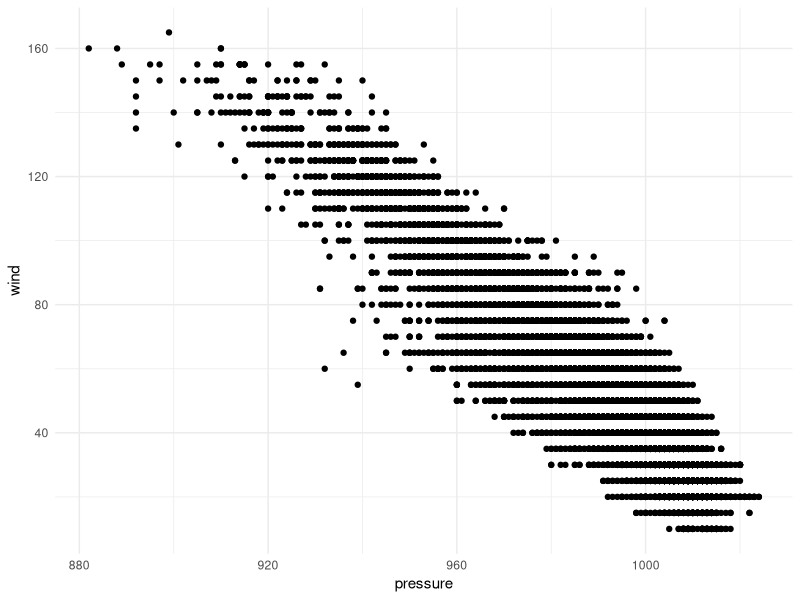
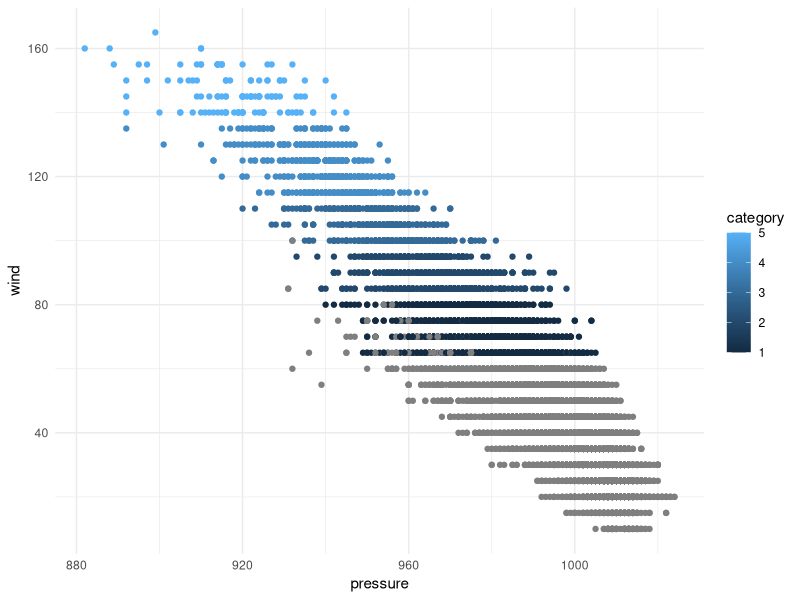
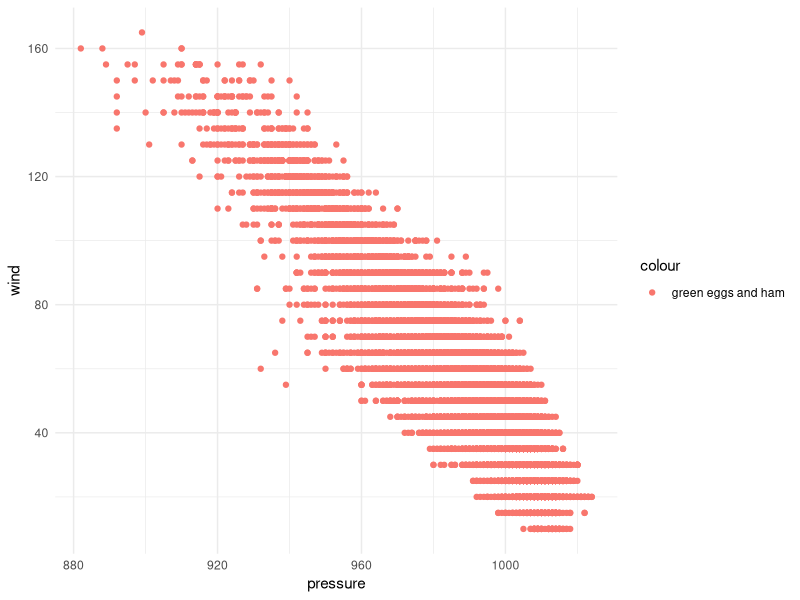
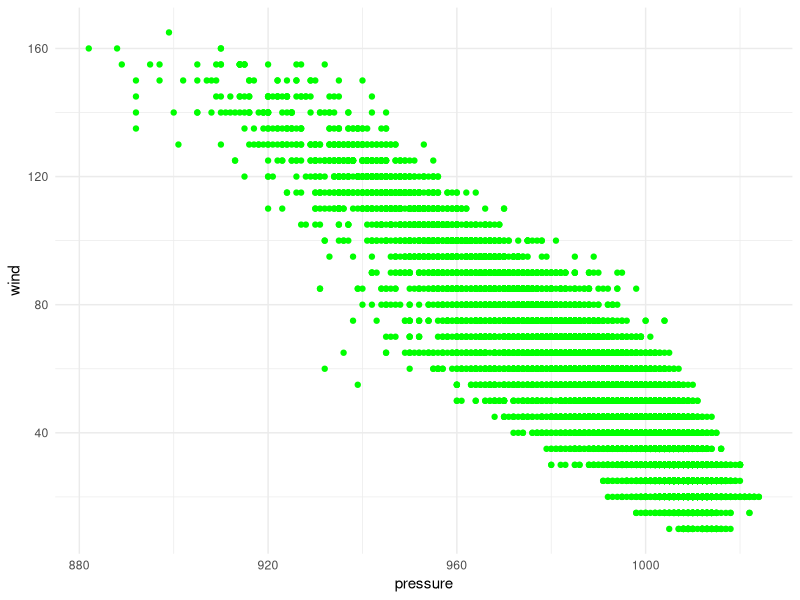
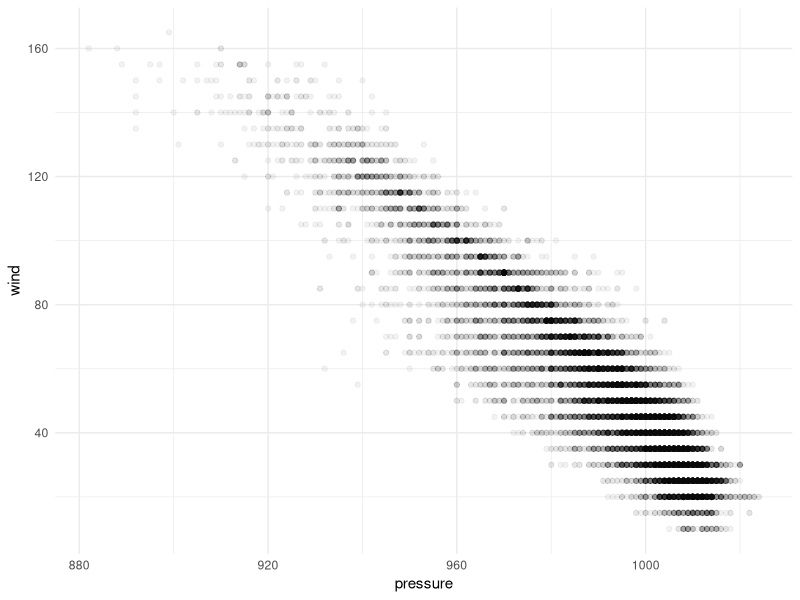
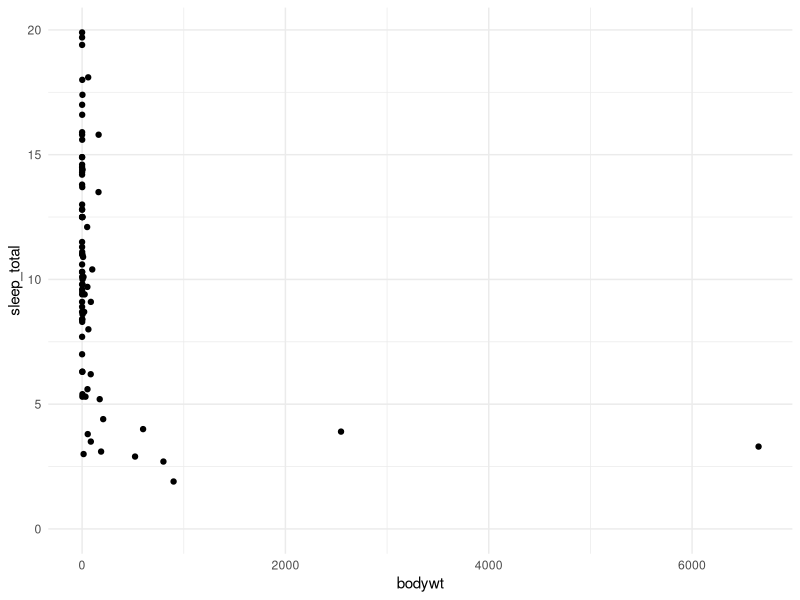
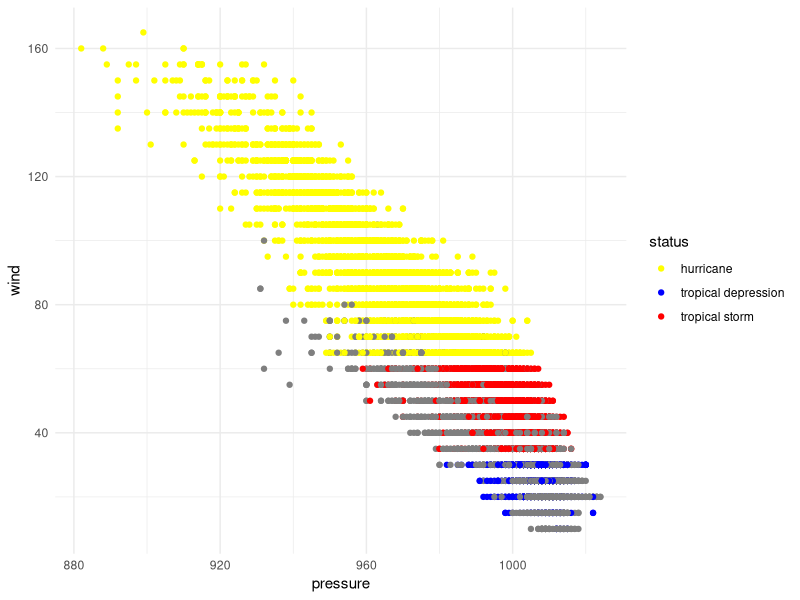
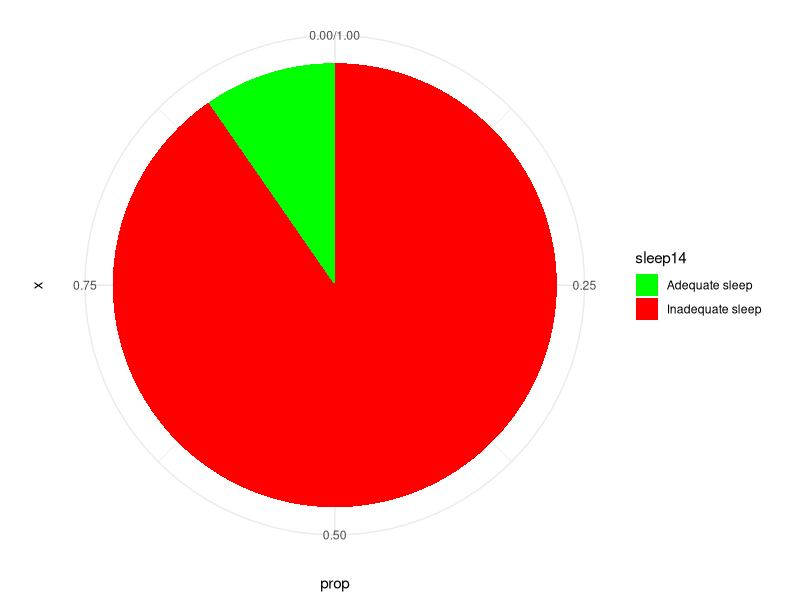

Source code (R) for these figures, in order:
## ---- chunk 1
library(tidyverse)
options(scipen = 999)

theme_set(theme_minimal())

## ---- chunk 2
# this is comment
ggplot(data = storms) + 
  geom_point(mapping = aes(x = pressure, y = wind))

## ---- chunk 3
# step 1
ggplot(data = storms) + 
  geom_point(mapping = aes(x = pressure, y = wind, color = category))

# step 2
ggplot(data = storms) + 
  geom_point(mapping = aes(x = pressure, y = wind, color = "green eggs and ham"))

# step 3
ggplot(data = storms) + 
  geom_point(mapping = aes(x = pressure, y = wind), color = "green")

# step 4
ggplot(data = storms) + 
  geom_point(mapping = aes(x = pressure, y = wind), alpha = 0.05)


## ---- chunk 4
options(scipen = 999)

ggplot(data = msleep) +
  geom_point(mapping = aes(x = bodywt, y = sleep_total)) +
  scale_y_continuous(limits = c(0, NA))
  

## ---- chunk 5
storms %>%
  ggplot() +
  geom_point(mapping = aes(x = pressure, y = wind, color = status)) +
  scale_color_manual(
    values = c(`hurricane` = "yellow", `tropical depression` = "blue", `tropical storm` = "red", `tornado` = "green")
  )


## ---- chunk 6
adequate_sleep <- msleep |>
  mutate(sleep14 = if_else(
    condition = sleep_total > 16, 
    true = "Adequate sleep", 
    false = "Inadequate sleep")
  ) |>
  count(sleep14) |>
  mutate(prop = n / sum(n))

ggplot(data = adequate_sleep, aes(x = "", y = prop, fill = sleep14)) +
  geom_col() +
  coord_polar(theta = "y") +
  scale_fill_manual(values = c("Adequate sleep" = "green", "Inadequate sleep" = "red"))

## ---- chunk 7
ggplot(data = storms) +
  geom_point(mapping = aes(x = pressure, y = wind)) +
  facet_wrap(~ month)

storms %>%
  filter(year %in% c(1985, 2003)) %>%
  filter(month %in% c(6, 7, 8)) %>%
  ggplot() +
  geom_point(mapping = aes(x = pressure, y = wind, color = status)) +
  facet_grid(year ~ month)

## ---- chunk 8
ggplot(data = storms) +
  geom_bar(mapping = aes(x = category))

count(storms, category) %>%
  ggplot() +
  geom_col(mapping = aes(x = category, y = n))


count(storms, category) %>%
  ggplot() +
  geom_col(mapping = aes(x = category, y = n))



## ---- chunk 9
ggplot(storms) +
  geom_bar(mapping = aes(x = category)) +
  theme_minimal()

## ---- chunk 10
storms %>%  
  filter(category > 0) %>%
  distinct(name, year) %>%
  count(year) %>%
  ggplot() + 
  geom_line(mapping = aes(x = year, y = n), alpha = 0.5) +
  geom_point(mapping = aes(x = year, y = n))


## ---- chunk 11
ggplot(data = storms, mapping = aes(x = pressure, y = wind)) + 
  geom_point() +
  geom_smooth()
  

centroids <- storms %>%
  group_by(category) %>%
  summarize(
    pressure = mean(pressure),
    wind = mean(wind)
  )

ggplot(mapping = aes(pressure, wind)) +
  geom_point(
    data = storms,
    mapping = aes(color = category),
    alpha = 0.2
  ) +
  geom_point(
    data = centroids,
    size = 4,
    color = "pink"
  )

ggsave(filename = "favorite-plot.png", width = 6.5, height = 4)

## ---- chunk 12
storms %>%  
  filter(category > 0) %>%
  distinct(name, year) %>%
  count(year) %>%
  ggplot(mapping = aes(x = year, y = n)) + 
  geom_line() +
  geom_point()

ggsave(filename = "favorite-plot.png", width = 6.5, height = 4)

